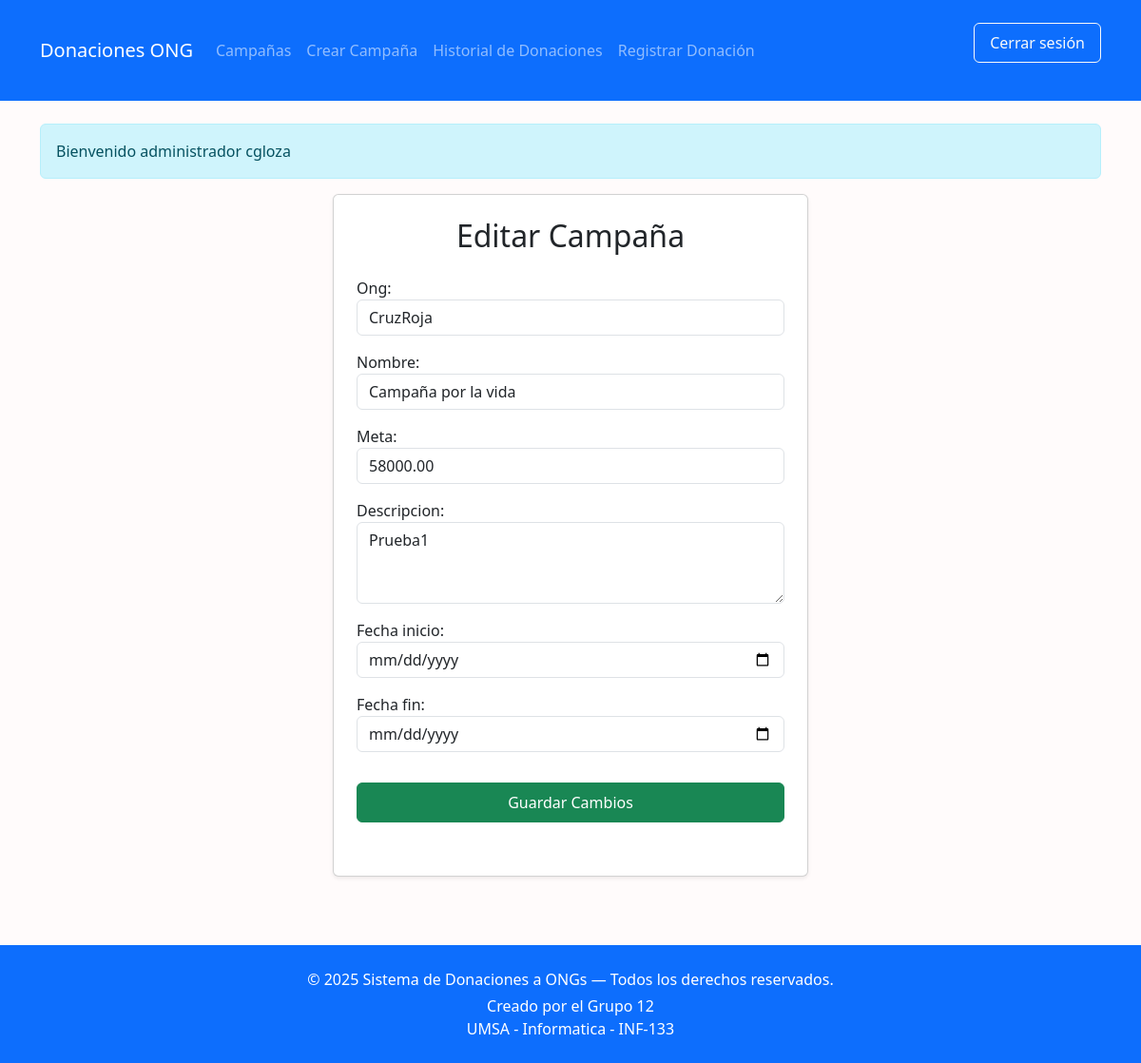
The page /campaña/1/editar/ (signed in) on the database its author committed.
### core/models.py (models this page shows, shortened)
class Campaña(models.Model):
    ong = models.ForeignKey('ONG', on_delete=models.CASCADE)
    nombre = models.CharField(max_length=100)
    monto_actual = models.DecimalField(max_digits=10, decimal_places=2, default=0)
    meta = models.DecimalField(
        max_digits=10,
        decimal_places=2,
        validators=[MinValueValidator(0.01)]  # mínimo 0.01
    )
    descripcion = models.TextField(default='')
    fecha_inicio = models.DateField()
    fecha_fin = models.DateField()

### core/forms.py
class CampañaForm(forms.ModelForm):
    class Meta:
        model = Campaña
        fields = ['ong', 'nombre', 'meta', 'descripcion', 'fecha_inicio', 'fecha_fin']
        widgets = {
            'descripcion': forms.Textarea(attrs={
                'class': 'form-control descripcion-textarea',
                'rows': 3,
            }),
            'fecha_inicio': forms.DateInput(attrs={'type': 'date', 'class': 'form-control'}),
            'fecha_fin': forms.DateInput(attrs={'type': 'date', 'class': 'form-control'}),
        }
    def __init__(self, *args, **kwargs):
        user = kwargs.pop('user', None)
        super().__init__(*args, **kwargs)
        for field in self.fields.values():
            if not isinstance(field.widget, forms.Textarea):  # ya tiene clase
                field.widget.attrs['class'] = 'form-control'
        if user and hasattr(user, 'ong') and not user.is_superuser:
            self.fields['ong'].initial = user.ong
            self.fields['ong'].disabled = True
        elif user and user.is_superuser:
            self.fields['ong'].queryset = ONG.objects.all()

### core/models.py (called while the page is built)
    def __str__(self):
        return self.user.username

### core/views.py (called while the page is built)
@login_required
def editar_campaña(request, campaña_id):
    campaña = get_object_or_404(Campaña, id=campaña_id)
    if not request.user.is_superuser and campaña.ong != request.user.ong:
        return HttpResponseForbidden("No tienes permiso para editar esta campaña")
    if request.method == 'POST':
        form = CampañaForm(request.POST, instance=campaña)
        if form.is_valid():
            form.save()
            return redirect('mostrar_campañas')
    else:
        form = CampañaForm(instance=campaña)
        if not request.user.is_superuser:
            form.fields['ong'].disabled = True
    return render(request, 'core/editar_campaña.html', {'form': form, 'campaña': campaña})

### core/templates/core/editar_campaña.html (shortened to what this page needs)
{% extends 'core/base.html' %}
{% block content %}
<div class="container d-flex justify-content-center align-items-center" style="min-height: 80vh;">
  <div class="card shadow-sm p-4" style="width: 100%; max-width: 500px;">
    <h2 class="mb-4 text-center">Editar Campaña</h2>
    <form method="post" class="needs-validation" novalidate>
      {{ form.as_p }}
      <button type="submit" class="btn btn-success w-100 mt-3">Guardar Cambios</button>
    </form>
  </div>
</div>
{% endblock %}

### core/templates/core/base.html (shortened to what this page needs)
{% load static %}
{% load custom_tags %}
<!DOCTYPE html>
<html lang="es">
<head>
    <link href="https://cdn.jsdelivr.net/npm/bootstrap@5.3.0/dist/css/bootstrap.min.css" rel="stylesheet">
    {% block extra_css %}
     <link href="{% static 'css/styles.css' %}" rel="stylesheet">
    {% endblock %}
</head  class="d-flex flex-column min-vh-100">
<body>
    <nav class="navbar navbar-expand-lg navbar-dark bg-primary">
        <div class="container">
            <a class="navbar-brand" href="{% url 'home' %}">Donaciones ONG</a>
            <div class="collapse navbar-collapse" id="navbarContent">
                <ul class="navbar-nav me-auto mb-2 mb-lg-0">
                    {% if user.is_authenticated %}
                        {% if user.is_superuser %}
                            <li class="nav-item"><a class="nav-link" href="{% url 'mostrar_campañas' %}">Campañas</a></li>
                            <li class="nav-item"><a class="nav-link" href="{% url 'crear_campaña' %}">Crear Campaña</a></li>
                            <li class="nav-item"><a class="nav-link" href="{% url 'listar_donaciones' %}">Historial de Donaciones</a></li>
                            <li class="nav-item"><a class="nav-link" href="{% url 'crear_donacion' %}">Registrar Donación</a></li>
                        {% elif user|tiene_attr:"ong" %}
                            <li class="nav-item"><a class="nav-link" href="{% url 'mostrar_campañas' %}">Campañas</a></li>
                            <li class="nav-item"><a class="nav-link" href="{% url 'crear_campaña' %}">Crear Campaña</a></li>
                            <li class="nav-item"><a class="nav-link" href="{% url 'listar_donaciones' %}">Historial de Donaciones</a></li>
                        {% endif %}
                    {% endif %}
                </ul>
                {% if user.is_authenticated %}
                    <form method="post" action="{% url 'logout' %}" class="d-flex">
                        <button class="btn btn-outline-light" type="submit">Cerrar sesión</button>
                    </form>
                {% endif %}
            </div>
        </div>
    </nav>
    <main class="container my-4">
        {% if user.is_authenticated %}
            {% if user.is_superuser %}
                <div class="alert alert-info">Bienvenido administrador {{ user.username }}</div>
            {% elif user|tiene_attr:"donante" %}
                <div class="alert alert-success">Bienvenido donante {{ user.username }}</div>
            {% elif user|tiene_attr:"ong" %}
                <div class="alert alert-warning">ONG: {{ user.username }}</div>
            {% endif %}
        {% endif %}
        {% block content %}
        {% endblock %}
    </main>
    <footer class="footer bg-primary text-white text-center py-4 mt-5">
        <div class="container">
            <p class="mb-1">&copy; 2025 Sistema de Donaciones a ONGs — Todos los derechos reservados.</p>
            <p class="mb-0">Creado por el Grupo 12</p>
            <p class="mb-0">UMSA - Informatica - INF-133 </p>
        </div>
    </footer>
</body>
</html>

### core/static/css/styles.css (style rules this page uses)
html, body { height: 100%; margin: 0; }
body { display: flex; flex-direction: column; min-height: 100vh; background-color: #fffafab7; font-family: 'Segoe UI', Tahoma, Geneva, Verdana, sans-serif; }
main { flex: 1 0 auto; }
footer { flex-shrink: 0; background-color: #0d6efd; color: white; text-align: center; padding: 1rem 0; }
h1, h2, h3 { margin-bottom: 1rem; }
button, .btn { border-radius: 0.375rem; padding: 0.5rem 1rem; }
a { color: #0d6efd; text-decoration: none; }
form { max-width: 600px; margin-bottom: 2rem; }
form button { margin-top: 1rem; }
.alert-info { background-color: #cff4fc; border-color: #b6effb; color: #055160; }

### rows shown on the page
Campaña: ong "CruzRoja", nombre "Campaña por la vida", meta "58000.00", descripcion "Prueba1"

### other values the page prints
{{ user.username }} "cgloza"
